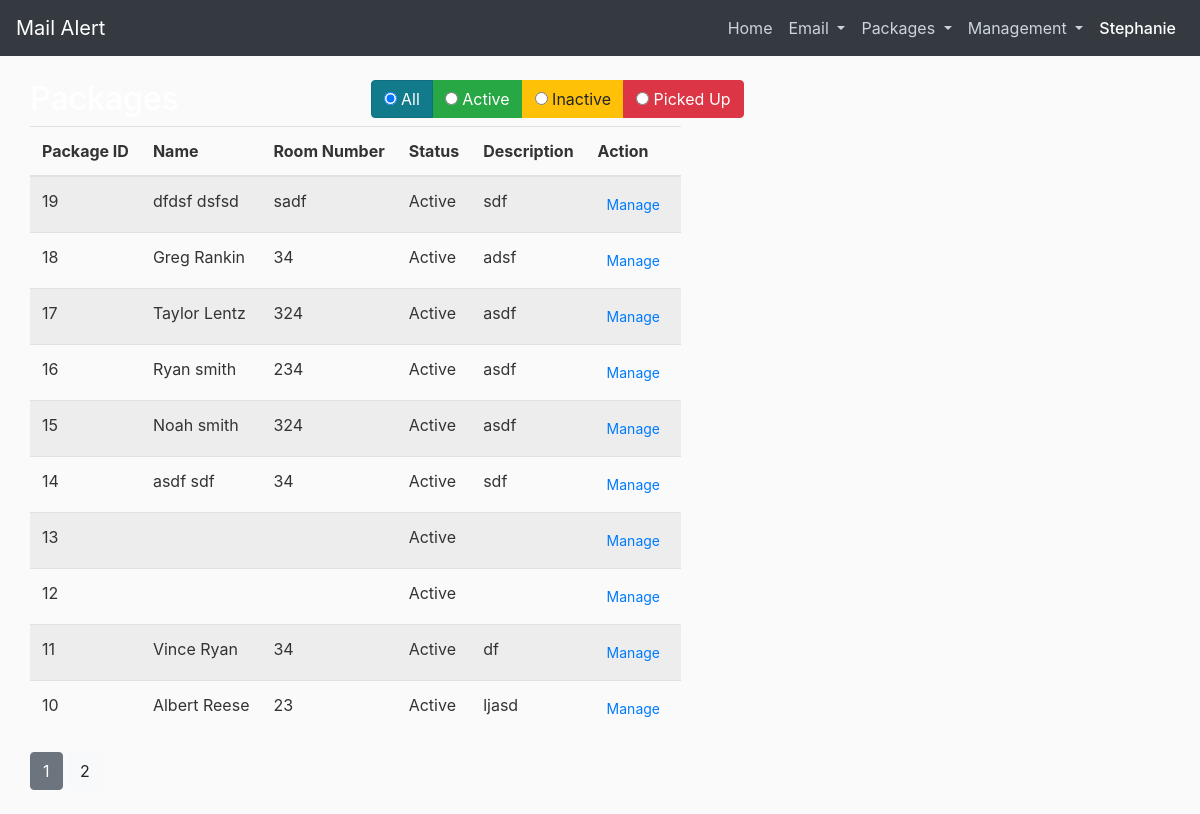
/packages (signed in), run on an earlier commit of the app's database.
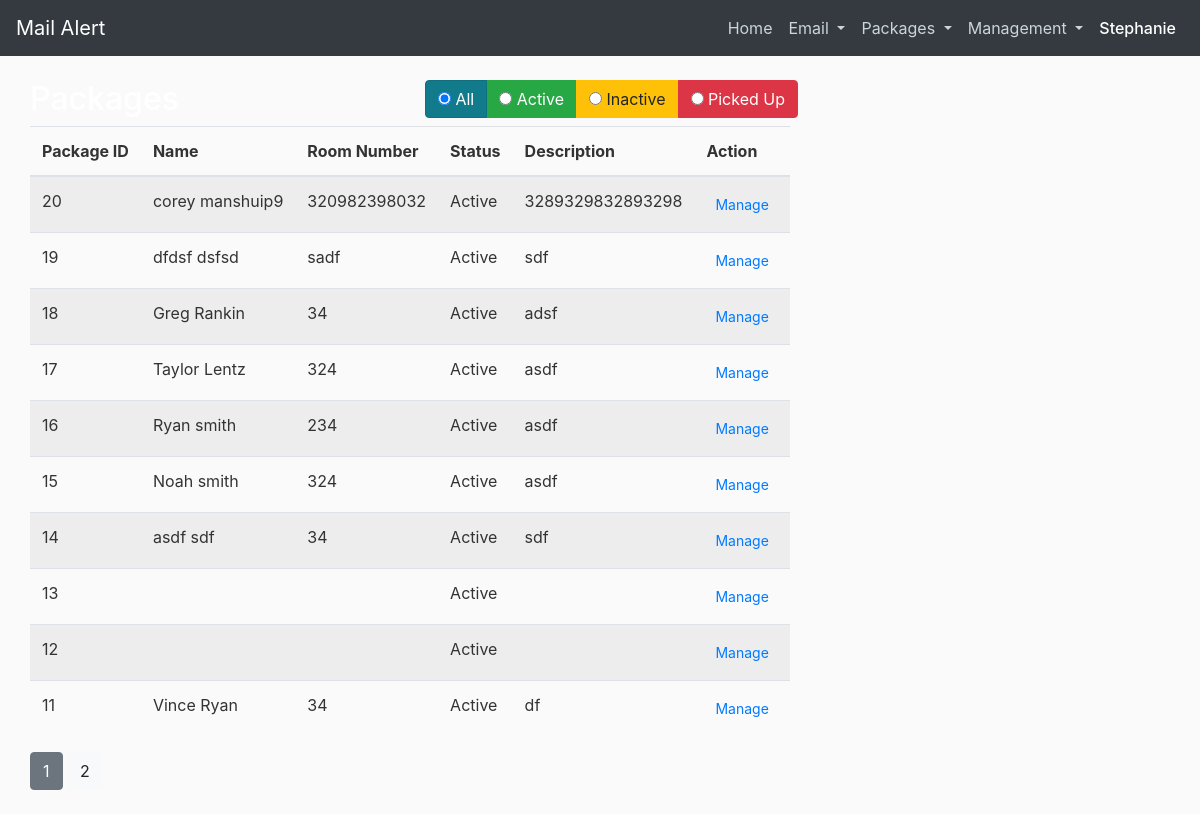
And on a later commit of the database.
### mailalert/models.py (models this page shows, shortened)
class Employee(db.Model, UserMixin):
    id = db.Column(db.Integer, primary_key=True)
    email = db.Column(db.String(120), unique=True, nullable=False)
    fname = db.Column(db.String(100), nullable=False)
    lname = db.Column(db.String(100), nullable=False)
    workinghall = db.Column(db.String(2), nullable=False)
    password = db.Column(db.String(60), nullable=False)

class Package(db.Model):
    id = db.Column(db.Integer, primary_key=True)
    fname = db.Column(db.String(100), nullable=False)
    lname = db.Column(db.String(100), nullable=False)
    roomNum = db.Column(db.Integer, nullable=False)
    status = db.Column(db.String(100), nullable=False, default="Active")
    description = db.Column(db.String(250), nullable=False)
    delivery_date = db.Column(db.DateTime, nullable=False, default=datetime.now)

### mailalert/packages/routes.py (the view)
@packages.route("/packages", methods=['GET'])
@login_required
def package():
    page = request.args.get('page', 1, type=int)
    packages = Package.query.order_by(Package.delivery_date.desc()).paginate(page=page, per_page=10)
    return render_template('packages.html', title="Packages", packages=packages)

### mailalert/models.py (called while the page is built)
@login_manager.user_loader
def load_user(id):
    return Employee.query.get(int(id))

### mailalert/templates/packages.html (shortened to what this page needs)
{% extends "layout_with_navbar.html" %}
{%block content %}
<head>
</head>
<body>
    <div class="table-wrapper">
        <div class="table-title">
            <div class="row">
                <div class="col-sm-6">
                    <h2 style="color:white">Packages</h2>
                </div>
                <div class="col-sm-6">
                    <div class="btn-group" data-toggle="buttons">
                        <label class="btn btn-info active">
                            <input type="radio" name="status" value="all" checked="checked"> All
                        </label>
                        <label class="btn btn-success">
                            <input type="radio" name="status" value="active"> Active
                        </label>
                        <label class="btn btn-warning">
                            <input type="radio" name="status" value="inactive"> Inactive
                        </label>
                        <label class="btn btn-danger">
                            <input type="radio" name="status" value="picked-up"> Picked Up
                        </label>
                    </div>
                </div>
            </div>
        </div>
    </div>
    <table id="packagesTable" class="table table-striped table-hover">
        <thead>
            <tr>
                <th>Package&nbsp;ID</th>
                <th>Name</th>
                <th>Room&nbsp;Number</th>
                <th>Status</th>
                <th>Description</th>
                <th>Action</th>
            </tr>
        </thead>
        <tbody>
            {% for package in packages.items %}
                <tr data-status="active">
                    <td>{{ package.id }}</td>
                    <td>{{ package.fname }} {{ package.lname }}</td>
                    <td>{{ package.roomNum }}</td>
                    {% if package.status == "Active" %}
                    <td><span class="label label-success">{{ package.status }}</span></td>
                    {% elif package.status == "Picked Up" %}
                    <td><span class="label label-danger">{{ package.status }}</span></td>
                    {% endif %}
                    <td>{{ package.description }}</td>
                    <td><a href="#" class="btn btn-sm manage">Manage</a></td>
                </tr>
            {% endfor %}
        </tbody>
    </table>
    {% for page_num in packages.iter_pages(left_edge=1, right_edge=1, left_current=3, right_current=3) %}
        {% if page_num %}
            {% if packages.page == page_num %}
                <a class="btn btn-secondary mb-4" href="{{ url_for('packages.package', page=page_num) }}">{{ page_num }}</a>
            {% else %}
                <a class="btn btn-light mb-4" href="{{ url_for('packages.package', page=page_num) }}">{{ page_num }}</a>
            {% endif %}
        {% else %}
        ....
        {% endif %}
    {% endfor %}
</div>
{% endblock %}

### mailalert/templates/layout_with_navbar.html (shortened to what this page needs)
<!DOCTYPE html>
<html>
<head>
  <link rel="stylesheet" href="https://maxcdn.bootstrapcdn.com/bootstrap/4.0.0/css/bootstrap.min.css"
>
  <link rel="stylesheet" type="text/css" href="{{ url_for('static', filename='main.css') }}">
  <link rel="stylesheet" href="https://maxcdn.bootstrapcdn.com/font-awesome/4.7.0/css/font-awesome.min.css">
</head>
<body>
  <header class="site-header">
    <nav class="navbar navbar-expand-lg navbar-dark bg-dark fixed-top">
      <a class="navbar-brand" href="/">Mail Alert</a>
      <div class="collapse navbar-collapse" id="navbarNavDropdown">
        <ul class="navbar-nav ml-auto">
          <li class="nav-item">
            <a class="nav-link" href="/">Home <span class="sr-only">(current)</span></a>
          </li>
          <li class="nav-item dropdown">
            <a class="nav-link dropdown-toggle" href="#" id="navbarDropdownMenuLink" data-toggle="dropdown"
              aria-haspopup="true" aria-expanded="false">
              Email
            </a>
          </li>
          <li class="nav-item dropdown">
            <a class="nav-link dropdown-toggle" href="#" id="navbarDropdownMenuLink" data-toggle="dropdown"
              aria-haspopup="true" aria-expanded="false">
              Packages
            </a>
          </li>
          <li class="nav-item dropdown">
            <a class="nav-link dropdown-toggle" href="#" id="navbarDropdownMenuLink" data-toggle="dropdown"
              aria-haspopup="true" aria-expanded="false">
              Management
            </a>
          </li>
          <li class="nav-item dropdown">
              <a class="nav-link active" href="#" id="navbarDropdownMenuLink" data-toggle="dropdown"
                aria-haspopup="true" aria-expanded="false">
                {{ current_user.fname }}
              </a>
            </li>
        </ul>
      </div>
    </nav>
  </header>
  <main role="main" class="container">
    <div class="row">
      <div>
        {% block content %}{% endblock %}
      </div>
  </main>
</body>
</html>

### mailalert/static/main.css (style rules this page uses)
body { background: #fafafa; color: #333333; margin-top: 5rem; }
h1, h2, h3, h4, h5, h6 { color: #444444; }
.site-header .navbar-nav .nav-link { color: #cbd5db; }
.site-header .navbar-nav .nav-link.active { font-weight: 500; }

What changed in the data, as far as the page shows it:
no longer on this page (row unchanged): Package: id "10", fname "Albert", lname "Reese", roomNum "23", status "Active", description "ljasd"
added Package: id "20", fname "corey", lname "manshuip9", roomNum "320982398032", status "Active", description "3289329832893298"
